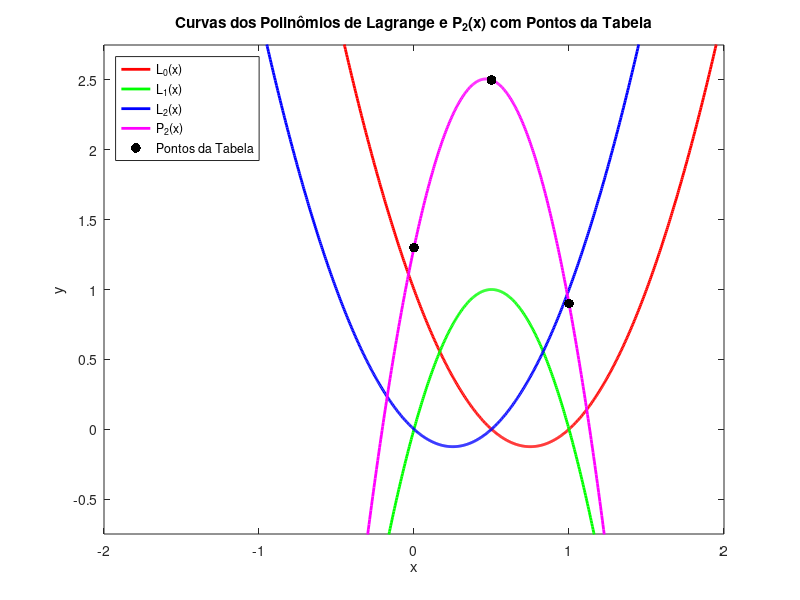

MATLAB code for this plot:
% Dados da tabela
xi = [0, 0.5, 1.0];
fi = [1.3, 2.5, 0.9];

% Funções dos polinômios de Lagrange
L0 = @(x) (x.^2 - 1.5*x + 0.5) / 0.5;
L1 = @(x) (x.^2 - x) / -0.25;
L2 = @(x) (x.^2 - 0.5*x) / 0.5;

% Função do polinômio P2(x)
P2 = @(x) -5.6*x.^2 + 5.2*x + 1.3;

% Intervalo de x para o gráfico
x_interval = linspace(-2, 2, 1000);

% Calcula os valores de y para cada polinômio de Lagrange
y0 = L0(x_interval);
y1 = L1(x_interval);
y2 = L2(x_interval);

% Calcula os valores de y para o polinômio P2(x)
yP2 = P2(x_interval);

% Calcula os valores de y para os pontos da tabela
fy = L0(xi) + L1(xi) + L2(xi);

% Traça os gráficos
figure;
plot(x_interval, y0, 'r', 'LineWidth', 2, 'DisplayName', 'L_0(x)');
hold on;
plot(x_interval, y1, 'g', 'LineWidth', 2, 'DisplayName', 'L_1(x)');
plot(x_interval, y2, 'b', 'LineWidth', 2, 'DisplayName', 'L_2(x)');
plot(x_interval, yP2, 'm', 'LineWidth', 2, 'DisplayName', 'P_2(x)');
scatter(xi, fi, 50, 'k', 'filled', 'DisplayName', 'Pontos da Tabela');
hold off;

% Ajusta os limites do eixo y para aproximar a tabela
ylim([min(fy) - 1.75, max(fy) + 1.75]);

% Adiciona rótulos e legenda ao gráfico
title('Curvas dos Polinômios de Lagrange e P_2(x) com Pontos da Tabela');
xlabel('x');
ylabel('y');
legend('location', 'northwest');
